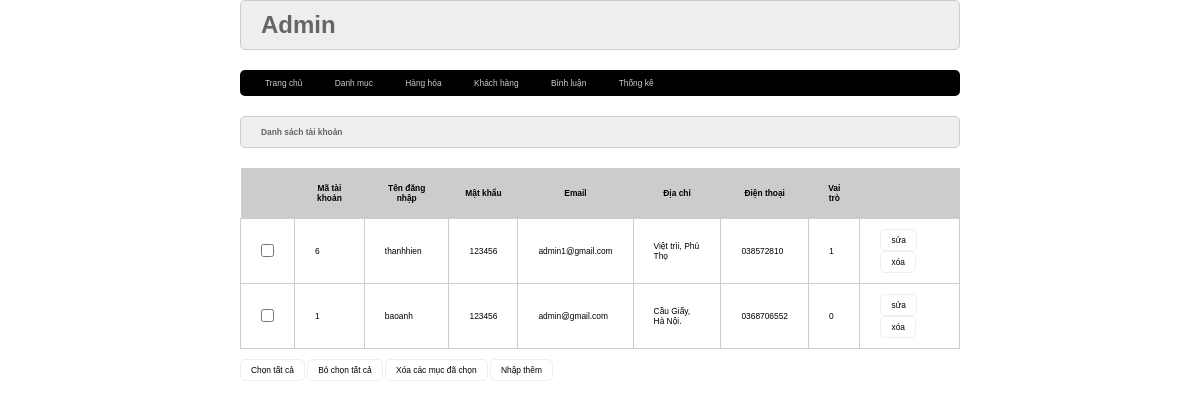
The app's page /admin/index.php?act=dskh with its own data.
### tables this page shows
CREATE TABLE `taikhoan` (
  `id` int NOT NULL,
  `user` varchar(50) NOT NULL,
  `pass` varchar(50) NOT NULL,
  `email` varchar(255) NOT NULL,
  `address` varchar(255) DEFAULT NULL,
  `tel` varchar(20) DEFAULT NULL,
  `role` tinyint NOT NULL DEFAULT '0'
);

### model/pdo.php (called while the page is built, shortened)
<?php
function pdo_get_connection(){
    $dburl = "mysql:host=localhost;dbname=duanmau2024;charset=utf8";
    $username = 'root';
    $password = '';
    $conn = new PDO($dburl, $username, $password);
    $conn->setAttribute(PDO::ATTR_ERRMODE, PDO::ERRMODE_EXCEPTION);
    return $conn;
}
function pdo_query($sql){
    $sql_args = array_slice(func_get_args(), 1);
    try{
        $conn = pdo_get_connection();
        $stmt = $conn->prepare($sql);
        $stmt->execute($sql_args);
        $rows = $stmt->fetchAll();
        return $rows;
    }
    catch(PDOException $e){
        throw $e;
    }
    finally{
        unset($conn);
    }
}

### model/taikhoan.php (called while the page is built, shortened)
<?php
function loadall_taikhoan()
{
    $sql = "SELECT * FROM taikhoan ORDER BY id desc";
    $listtaikhoan = pdo_query($sql);
    return $listtaikhoan;
}

### admin/taikhoan/list.php (the view)
<div class="row">
    <div class="row formtitle">
        <h1>Danh sách tài khoản</h1>
    </div>
    <div class="row formcontent">
        <div class="row mb10 formdsloai">
            <table>
                <tr>
                    <th></th>
                    <th>Mã tài khoản</th>
                    <th>Tên đăng nhập</th>
                    <th>Mật khẩu</th>
                    <th>Email</th>
                    <th>Địa chỉ</th>
                    <th>Điện thoại</th>
                    <th>Vai trò</th>
                    <th></th>
                </tr>
                <?php
                foreach ($listtaikhoan as $taikhoan) {
                    extract($taikhoan);
                    $suatk = "index.php?act=suatk&id=$id";
                    $xoatk = "index.php?act=xoatk&id=$id";
                    echo '<tr>
                    <td><input type="checkbox"></td>
                    <td>'.$id.'</td>
                    <td>'.$user.'</td>
                    <td>'.$pass.'</td>
                    <td>'.$email.'</td>
                    <td>'.$address.'</td>
                    <td>'.$tel.'</td>
                    <td>'.$role.'</td>
                    <td>
                        <a href="'.$suatk.'"><input type="button" value="sửa"></a>
                        <a href="'.$xoatk.'"><input type="button" value="xóa"></a>
                    </td>
                </tr>';
                }
                ?>
            </table>
        </div>
        <div class="row mb10">
            <input type="button" value="Chọn tất cả">
            <input type="button" value="Bỏ chọn tất cả">
            <input type="button" value="Xóa các mục đã chọn">
            <a href="index.php?act=adddm"><input type="button" value="Nhập thêm"></a>
        </div>
    </div>
</div>

### view/css/style.css (style rules this page uses)
* { box-sizing: border-box; margin: 0; padding: 0; font-size: 0.7vw; font-family: Arial, Helvetica, sans-serif; }
.row { float: left; width: 100%; }
.mb10 { margin-bottom: 10px; }
.formcontent input[type='submit'], .searchbox1 input[type='submit'], .searchbox form input[type='submit'], .btnaddtocart input[type='submit'], .formtaikhoan input[type='submit'], .formcontent input[type='reset'], .formtaikhoan input[type='reset'], .bill input[type='button'], .bill input[type='button'], .bill input[type='submit'], input[type='button'], .formcontent input[type='button'] { border-radius: 5px; padding: 5px 10px; background-color: white; border: 1px #EEE solid; }
.formtitle { background-color: #EEE; border: 1px #CCC solid; padding: 10px 20px; color: #666; border-radius: 5px; }
.formcontent { padding: 20px 0px; }
.formdsloai table { width: 100%; border-collapse: collapse; }
.formdsloai table th { padding: 15px; background-color: #CCC; }
.formdsloai table td { padding: 10px 20px; border: 1px #CCC solid; }

### records on screen
taikhoan: id "6", user "thanhhien", pass "123456", email "admin1@gmail.com", address "Việt trìi, Phú Thọ", tel "038572810", role "1"
taikhoan: id "1", user "baoanh", pass "123456", email "admin@gmail.com", address "Cầu Giấy, Hà Nội.", tel "0368706552", role "0"
